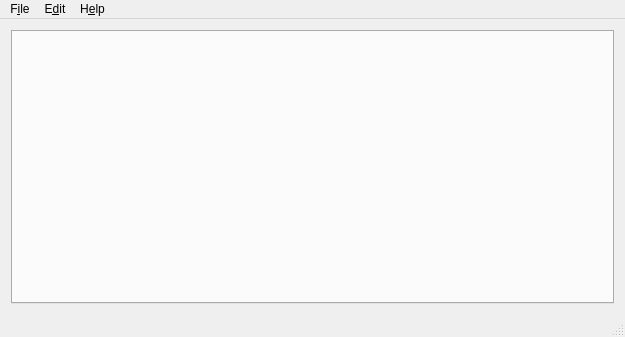
<?xml version="1.0" encoding="UTF-8"?>
<ui version="4.0">
 <class>MainWindow</class>
 <widget class="QMainWindow" name="MainWindow">
  <property name="geometry">
   <rect>
    <x>0</x>
    <y>0</y>
    <width>625</width>
    <height>337</height>
   </rect>
  </property>
  <property name="windowTitle">
   <string>MainWindow</string>
  </property>
  <property name="windowIcon">
   <iconset resource="resources.qrc">
    <normaloff>:/resources/images/thunder-256.png</normaloff>:/resources/images/thunder-256.png</iconset>
  </property>
  <widget class="QWidget" name="centralWidget">
   <layout class="QHBoxLayout" name="horizontalLayout">
    <item>
     <widget class="QTabWidget" name="tabWidget"/>
    </item>
   </layout>
  </widget>
  <widget class="QMenuBar" name="menuBar">
   <property name="geometry">
    <rect>
     <x>0</x>
     <y>0</y>
     <width>625</width>
     <height>21</height>
    </rect>
   </property>
   <widget class="QMenu" name="menu_F">
    <property name="title">
     <string>F&amp;ile</string>
    </property>
    <addaction name="actionNewTask"/>
    <addaction name="actionExportTasks"/>
    <addaction name="separator"/>
    <addaction name="actionQ_uit"/>
   </widget>
   <widget class="QMenu" name="menu_E">
    <property name="title">
     <string>E&amp;dit</string>
    </property>
    <addaction name="actionPreferences"/>
   </widget>
   <widget class="QMenu" name="menuH_elp">
    <property name="title">
     <string>H&amp;elp</string>
    </property>
    <addaction name="actionAboutAuthor"/>
    <addaction name="separator"/>
    <addaction name="actionAboutQt"/>
   </widget>
   <addaction name="menu_F"/>
   <addaction name="menu_E"/>
   <addaction name="menuH_elp"/>
  </widget>
  <widget class="QStatusBar" name="statusBar"/>
  <action name="actionAboutAuthor">
   <property name="text">
    <string>About Author</string>
   </property>
  </action>
  <action name="actionAboutQt">
   <property name="text">
    <string>About Qt</string>
   </property>
  </action>
  <action name="actionExportTasks">
   <property name="text">
    <string>E&amp;xport</string>
   </property>
  </action>
  <action name="actionQ_uit">
   <property name="icon">
    <iconset>
     <normalon>:/resources/images/dialog-close.png</normalon>
    </iconset>
   </property>
   <property name="text">
    <string>Q&amp;uit</string>
   </property>
   <property name="shortcut">
    <string>Ctrl+Q</string>
   </property>
  </action>
  <action name="actionPreferences">
   <property name="icon">
    <iconset>
     <normalon>:/resources/images/preferences-other.png</normalon>
    </iconset>
   </property>
   <property name="text">
    <string>P&amp;references</string>
   </property>
   <property name="shortcut">
    <string>Ctrl+P</string>
   </property>
  </action>
  <action name="actionNewTask">
   <property name="icon">
    <iconset>
     <normalon>:/resources/images/edit-add.svg</normalon>
    </iconset>
   </property>
   <property name="text">
    <string>N&amp;ew Task</string>
   </property>
   <property name="shortcut">
    <string>Ctrl+N</string>
   </property>
  </action>
 </widget>
 <layoutdefault spacing="6" margin="11"/>
 <resources>
  <include location="resources.qrc"/>
 </resources>
 <connections/>
</ui>
